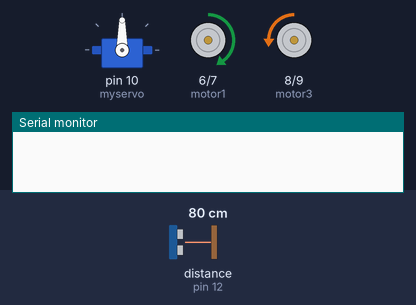
A sketch run on a simulated Arduino Uno, built with avr-gcc and run on an emulated ATmega328P. On the bench: servo, motor-driver pin pairs drawn as motors (green arrow = first pin HIGH = forward, orange = second pin HIGH = backward, longer = more drive, scaled by the enable pin), the last lines printed to the serial monitor. The inputs (shaded band) are chosen by the test bench; at power-on: distance to the obstacle (sensor on pin 12) 80 cm.

Above: at 1.9 s.
2.0 s: distance to the obstacle (sensor on pin 12) set to 17 cm
3.5 s: distance to the obstacle (sensor on pin 12) set to 14 cm
At 4.7 s:
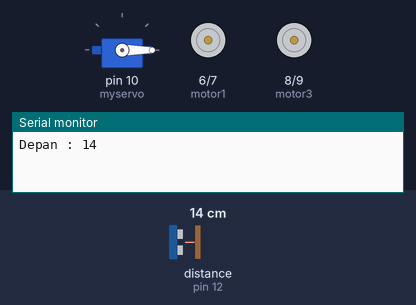
6.5 s: distance to the obstacle (sensor on pin 12) set to 18 cm
At 8.0 s:
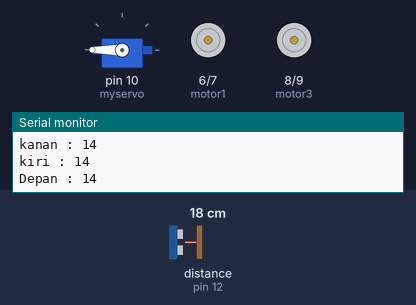
9.5 s: distance to the obstacle (sensor on pin 12) set to 2 cm
At 11.94 s:
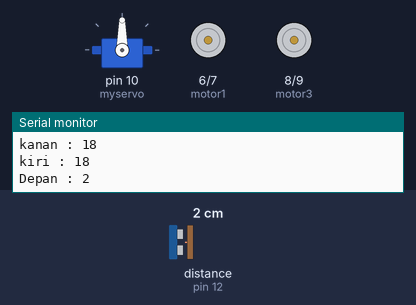
Timing chart, 0 to 13.5 s (numbered marks = the images above; inputs shaded):
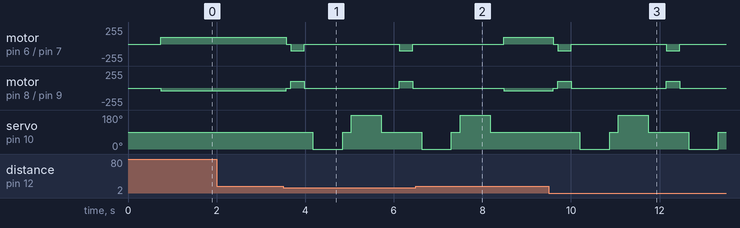

Measured:
- the behaviour switches between 16 and 15 cm on distance to the obstacle (sensor on pin 12) (found by bisection; images 0 and 1)
- after the input at 2.0 s, every drawn part: stays the same
- after the input at 3.5 s, motor on pin 6 (motor1) / pin 7 (motor2): goes stopped 0.10 s, backward 100/255 0.30 s, stopped 2.2 s, backward 100/255 0.30 s, then stopped, starting after 0.07 s; motor on pin 8 (motor3) / pin 9 (motor4): goes stopped 0.10 s, forward 100/255 0.30 s, stopped 2.2 s, forward 100/255 0.30 s, then stopped, starting after 0.07 s
- after the input at 6.5 s, servo on pin 10 (myservo): goes on until 8.2 s, then stays 90°
- after the input at 9.5 s, motor on pin 6 (motor1) / pin 7 (motor2): goes stopped 0.10 s, backward 100/255 0.30 s, stopped 2.2 s, backward 100/255 0.30 s, then stopped, starting after 0.10 s; motor on pin 8 (motor3) / pin 9 (motor4): goes stopped 0.10 s, forward 100/255 0.30 s, stopped 2.2 s, forward 100/255 0.30 s, then stopped, starting after 0.10 s

The sketch:

robot_avoid_servo_LLDIKTI.ino
```cpp
//KODING UNTUK PAMERAN LLDIKTI IV BANDUNG
//KODINGAN FIX 11 DESEMBER 2019 12:12 AM
#include <Servo.h>
#include <NewPing.h>
Servo myservo;
#define pinT 13
#define pinE 12
#define MAX_DISTANCE 200
NewPing sonar(pinT, pinE, MAX_DISTANCE);

// inialisasi pin untuk driver motor
const int motor1 = 6;
const int motor2 = 7;
const int motor3 = 8;
const int motor4 = 9;

// inialisasi pin untuk pengaturan kecepatan
// wajib menggunakan pin PWM
const int ena = 3;
const int enb = 5;

// inialisasi variabel penampung nilai kecepatan
int Speed;
boolean goesForward = false;
int distance = 100;
int speedSet = 0;
//program seting awal
void setup() {
  // put your setup code here, to run once:
  Serial.begin(9600);
  // inialisasi status I/O masing2 pin
  pinMode(motor1, OUTPUT);
  pinMode(motor2, OUTPUT);
  pinMode(motor3, OUTPUT);
  pinMode(motor4, OUTPUT);
  pinMode(ena, OUTPUT);
  pinMode(enb, OUTPUT);

  distance = readPing();
  delay(100);
  distance = readPing();
  delay(100);
  distance = readPing();
  delay(100);
  distance = readPing();
  delay(100);

  myservo.write(90);
  myservo.attach(10);
}

//program utama, looping/ berulang
void loop() {
  fungsi();
}

int lookRight()
{
  myservo.write(0);
  delay(500);
  int distance = readPing();
  delay(100);
  myservo.write(90);
  return distance;
}

int lookLeft()
{
  myservo.write(180);
  delay(500);
  int distance = readPing();
  delay(100);
  myservo.write(90);
  return distance;
  delay(100);
}

int readPing() {
  delay(70);
  int cm = sonar.ping_cm();
  if (cm == 0)
  {
    cm = 250;
  }
  return cm;
}

void maju() {
  if (!goesForward)
  {
    goesForward = true;
    analogWrite(ena, 100); //roda kanan
    analogWrite(enb, 40); //roda kiri
    digitalWrite(motor1, HIGH);
    digitalWrite(motor2, LOW);
    digitalWrite(motor4, HIGH);
    digitalWrite(motor3, LOW);
  }
}
void mundur() {
  goesForward = false;
  analogWrite(ena, 100);
  analogWrite(enb, 100);
  digitalWrite(motor1, LOW);
  digitalWrite(motor2, HIGH);
  digitalWrite(motor4, LOW);
  digitalWrite(motor3, HIGH);
}
void kanan() {
  analogWrite(ena, 70); //kanan
  analogWrite(enb, 90); //kiri
  digitalWrite(motor1, HIGH);
  digitalWrite(motor2, LOW);
  delay(1000);
  digitalWrite(motor3, HIGH);
  digitalWrite(motor4, LOW);
}
void kiri() {
  analogWrite(ena, 90); //kanan
  analogWrite(enb, 70); //kiri
  digitalWrite(motor3, LOW);
  digitalWrite(motor4, HIGH);
  delay(1000);
  digitalWrite(motor1, HIGH);
  digitalWrite(motor2, LOW);
}
void diam() {
  analogWrite(ena, 100);
  analogWrite(enb, 100);
  digitalWrite(motor1, LOW);
  digitalWrite(motor2, LOW);
  digitalWrite(motor3, LOW);
  digitalWrite(motor4, LOW);
}
```

fungsi.ino
```cpp
void fungsi() {
  int distanceR = 0;
  int distanceL =  0;
  delay(40);
  if (distance <= 15)
  {
    Serial.print("Depan : ");
    Serial.println(distance);
    diam();
    delay(100);
    mundur();
    delay(300);
    diam();
    delay(200);
    distanceR = lookRight();
    delay(200);
    distanceL = lookLeft();
    delay(200);
    Serial.print("kanan : ");
    Serial.println(distanceR);
    Serial.print("kiri : ");
    Serial.println(distanceL);
    if (distanceR > distanceL)
    {
      Serial.println("Masuk kanan");
      kanan();
      diam();
    } else if (distanceL > distanceR) {
      Serial.println("Masuk kiri");
      kiri();
      diam();
    }
  } else {
    maju();
  }
  distance = readPing();
}
```
